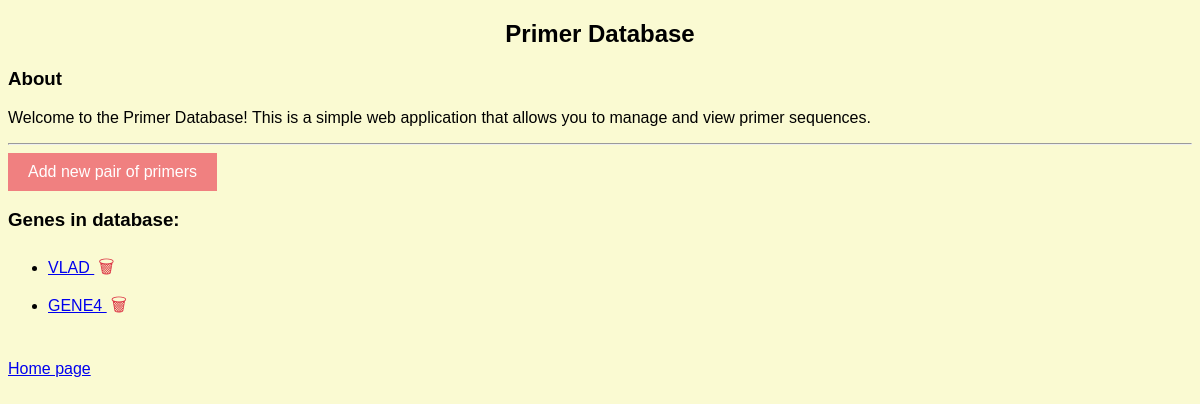
The page /index on the database as committed earlier.
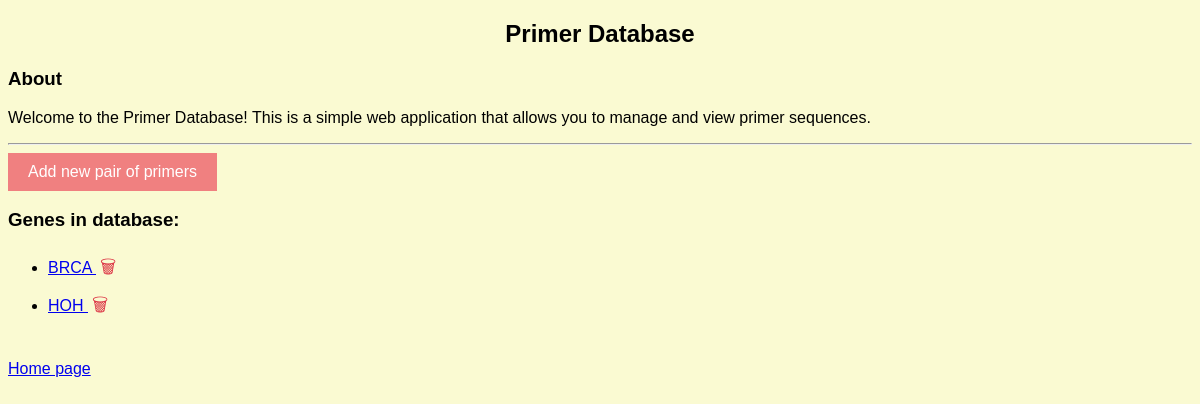
The same page on the database as committed later.
### tables this page shows
CREATE TABLE genes (
            gene_id TEXT PRIMARY KEY,
            sequence TEXT NOT NULL
        );

### app/app.py (the view)
@app.route("/")
@app.route('/index')
def index():
    gene_ids = [gene.gene_id for gene in Gene.all(get_db())]
    return render_template("index.html", gene_ids=gene_ids)

### app/app.py (called while the page is built)
def get_db():
    if 'db' not in g:
        g.db = sqlite3.connect(os.path.join(os.path.dirname(__file__),
                                            "../data/primers_db.db"))
    return g.db

### app/models/models.py (called while the page is built)
    @property
    def gene_id(self):
        return self._gene_id

    @staticmethod
    def all(con: sqlite3.Connection):
        all_genes = [Gene(*row[:2])
                       for row in con.execute('SELECT * FROM genes;')]
        print(all_genes)
        for primers in all_genes:
            primers._saved = True
        return all_genes

### app/templates/index.html (shortened to what this page needs)
{% extends 'layout.html' %}
{% block info %}
    <h1>Primer Database</h1>
    <h3>About</h3>
    <p>Welcome to the Primer Database! This is a simple web application that allows you to manage and view primer sequences.</p>
    <hr>
{% endblock %}
{% block content %}
  <button class="btn-add" onclick="location.href='{{ url_for('add') }}'">Add new pair of primers</button>
  <h3>Genes in database:</h3>
  <ul>
    {% for gene_id in gene_ids %}
      <li>
        <a href="{{ url_for('pairs', gene_id=gene_id) }}">
          {{ gene_id }}
        </a>
        <form action="{{ url_for('delete_gene', gene_id=gene_id) }}" method="post"
        style="display: inline-block;"
        onsubmit="return confirm('Are you sure you want to delete {{ gene_id }} gene and all its primers?');">
        <button type="submit" class="btn-delete">&#128465</button>
        </form>
      </li>
    {% endfor %}
  </ul>
{% endblock %}

### app/templates/layout.html (shortened to what this page needs)
<!DOCTYPE html>
<html lang="en">
<head>
    <link rel="stylesheet" href="/static/styles.css">
</head>
<body>
    <main>
        <section id="info">
            {% block info %}{% endblock %}
        </section>
        <section id="content">
            {% block content %} {% endblock %}
        </section>
    </main><br>
    <a href="{{ url_for('index') }}">Home page</a>
</body>
</html>

### app/static/styles.css (style rules this page uses)
body { font-family: sans-serif; background-color: lightgoldenrodyellow; }
h1 { text-align: center; }
.btn-add { background-color: lightcoral; border: none; color: white; padding: 10px 20px; text-align: center; text-decoration: none; display: inline-block; font-size: 16px; cursor: pointer; }
.btn-delete { background: none; border: none; color: #dc3545; font-size: 18px; padding: 4px; cursor: pointer; vertical-align: middle; }

Rows that differ between the two databases and show on the page:
removed genes: gene_id "VLAD"
removed genes: gene_id "GENE4"
added genes: gene_id "BRCA"
added genes: gene_id "HOH"
